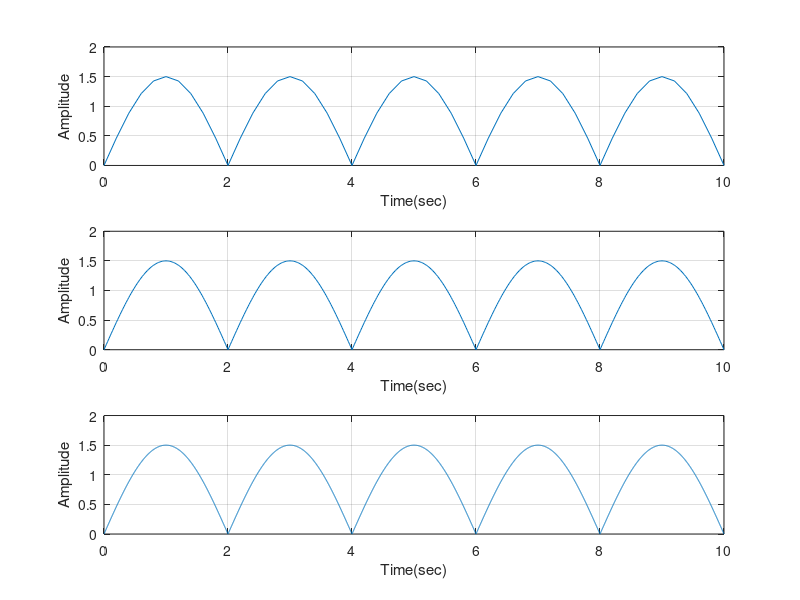

Here is the MATLAB script that generated this plot:
%tema_de_casa_exercitiu4

t1=0:0.2:10;                   
s1=abs(1.5*sin(2*pi*0.25*t1)); 
subplot(3,1,1)
plot(t1,s1),grid
xlabel('Time(sec)')
ylabel('Amplitude')

t2=0:0.02:10;
s2=abs(1.5*sin(2*pi*0.25*t2));
subplot(3,1,2)
plot(t2,s2),grid
xlabel('Time(sec)')
ylabel('Amplitude')

t3=0:0.002:10;
s3=abs(1.5*sin(2*pi*0.25*t3));
subplot(3,1,3)
plot(t3,s3),grid
xlabel('Time(sec)')
ylabel('Amplitude')



    